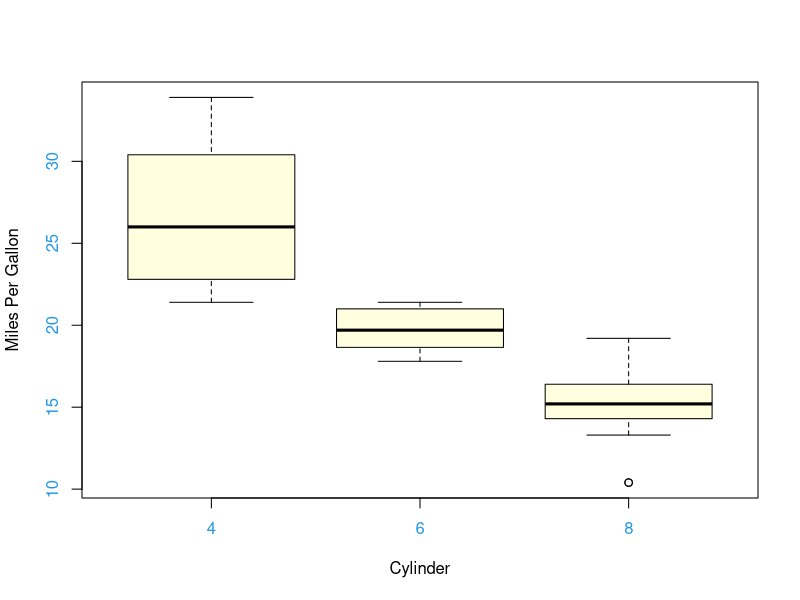
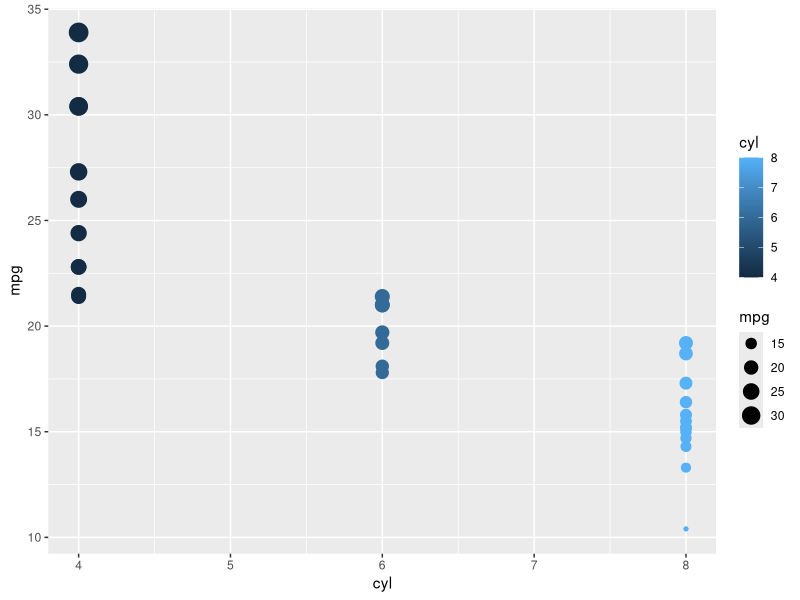
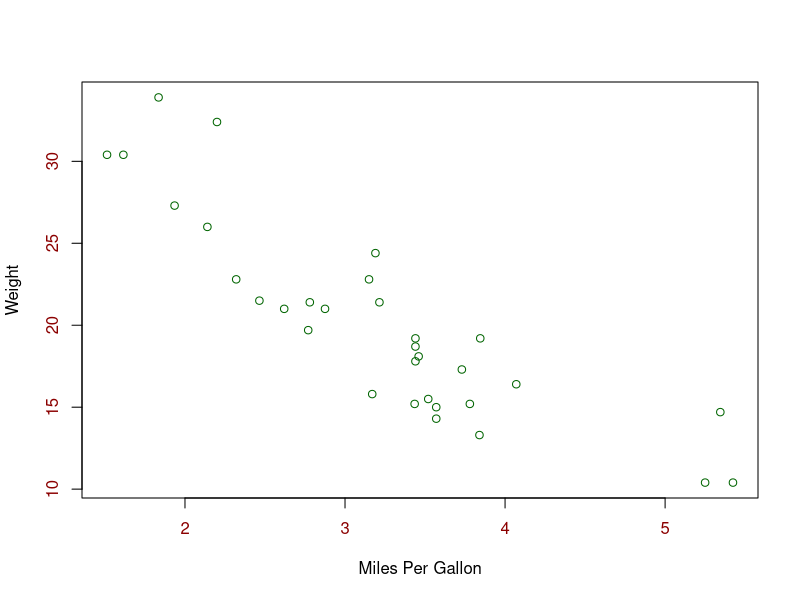
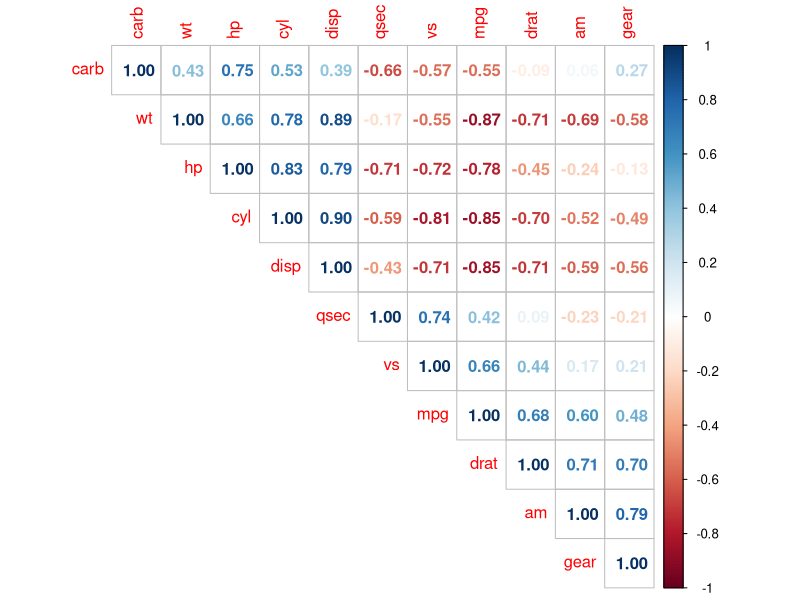
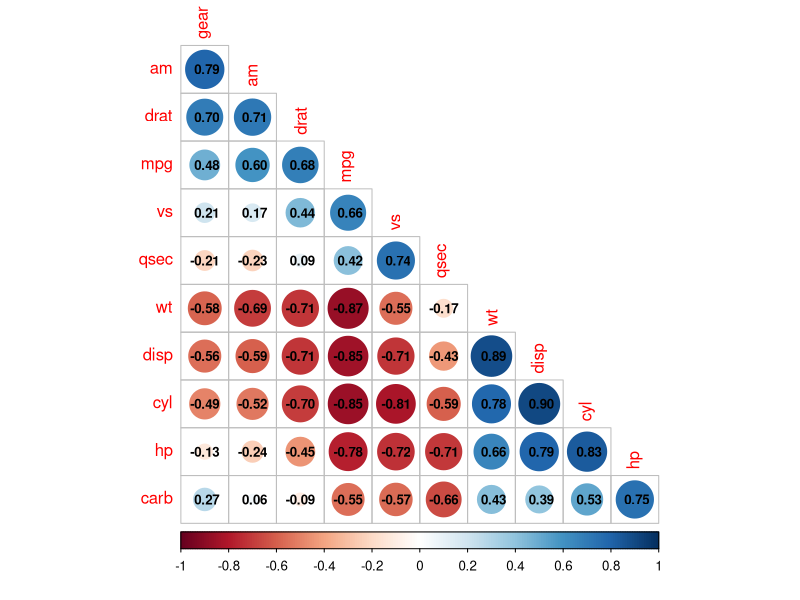

The R source for these figures, in order:
## ---- chunk 1
knitr::opts_chunk$set(echo = TRUE)
## ---- chunk 2
rep(0, 5) # Replicate 0, 5 times
rep(1:3, 4) # Replicate 1-3, 4 times
rep(4:6, c(1, 2, 3))# Replicate 4-6, repeat 1st variable 1 time, repeat 2nd variable 2 times, repeat 3rd variable 3 times 
## ---- chunk 3
My_Variable <- 3 # Defines My_Variable as 3
  print(My_Variable) # Print My_Variable
seq(1,10, by = 2) # Sequence 1-10, incrementally by 2
vector_1 <- c(1, 2, 3, 4, 5) # Create a vector variable vector_1, defines each row as it aligns inside c(...)
  print(vector_1) # Print vector_1
## ---- chunk 4
data(mtcars) # Imports mtcars data
names(mtcars) # Names of mt cars variables
ncol(mtcars) # Number of columns in mtcars
nrow(mtcars) # Number of rows in mtcars
## ---- chunk 5
#Seperate functions for descriptive statistics in mtcars, mpg column

min(mtcars$mpg)
median(mtcars$mpg)
mean(mtcars$mpg)
max(mtcars$mpg)

## ---- chunk 6
#Summary of common descriptive statistics 
summary(mtcars)
## ---- chunk 7
mtcars_df <- mtcars # mtcars_df is defined with data from mtcars for later manipulation if needed
  aggregate(mpg ~ cyl, data = mtcars_df, summary) # Computes summary of mpg by cyl, using mtcars_df, with a summary of descriptive statistics

## ---- chunk 8
min_ag <-  # Defines variable min_ag as the minimum mpg explained by cyl.
  aggregate(mpg ~ cyl,
        data = mtcars_df, 
        FUN = min
        )
min_ag # Prints min ag

max_ag <- # Defines variable max_ag as the maximum mpg explained by cyl
  aggregate(mpg ~ cyl,
        data = mtcars_df, 
        FUN = max
        )
max_ag # Prints max ag
## ---- chunk 9
 mpg_cyl_bplot <- # Defines variable as a boxplot of mpg by cyl, from mtcars, with some renaming and recoloring
  boxplot(mpg ~ cyl, data = mtcars, xlab = "Cylinder", ylab = "Miles Per Gallon", col = "light yellow", col.axis = "12") 

## ---- chunk 10
library(ggplot2)
  # Testing ggplot package 
ggplot(mtcars) +
    geom_point(mapping = aes(x = cyl, y = mpg, color = cyl, size = mpg)) 
 

## ---- chunk 11
# Scatterplot of wt and mpg, renamed axis and colors
plot(mtcars$wt, 
     mtcars$mpg, 
     xlab = "Miles Per Gallon", 
     ylab = "Weight",
     col = "Dark Green",
     col.axis = "darkred")

## ---- chunk 12
# Prints correlation coefficient of the two variables
cor(mtcars$wt, 
    mtcars$mpg)
## ---- chunk 13
# Defines mpgreg as the linear model of mpg as a function of cyl, displacement, horsepower, and weight, from mtcars data
mpgreg <-
  lm(mpg ~ cyl + disp + hp + wt,
     data = mtcars)
# Prints summary of mpgreg variable
summary(mpgreg)
## ---- chunk 14
library(corrplot) #loads corrplot in this chunk

mtcars_cor <- cor(mtcars_df) #defines correlation of all variables in mtcars

 corrplot(mtcars_cor, # using correlations from mtcars data, defines the graphic printed below.
          method = 'number', # Shows correlation coefficient strength in graphic
          type = "upper", #
          order = "hclust") 
  # Another correlation matrix graphic from researching ??corrplot
 
 corrplot(mtcars_cor,
        p.mat = ,
        method = 'circle',
        type = 'lower',
        insig='blank',
        addCoef.col ='black',
        number.cex = 0.8,
        order = 'AOE',
        diag=FALSE)

## ---- chunk 15
library(foreign) #library "foreign" package


df_spss_BB <- # Defines df_spss_BB as reading an SPSS file, and using its original labels imported into the data frame
  read.spss("CPUC_Broadband_CTs.sav", use.value.label=TRUE, to.data.frame=TRUE) 


## ---- chunk 16
spss_BB_lm <- # Defines variable as linear model of adoption rate as explained by other variables
  lm(AdoptionRate ~ medage + MHI + White + Hispanic + pct25wbach, data = df_spss_BB)
 # Summary of desctriptive statistics for the linear model
summary(spss_BB_lm)

